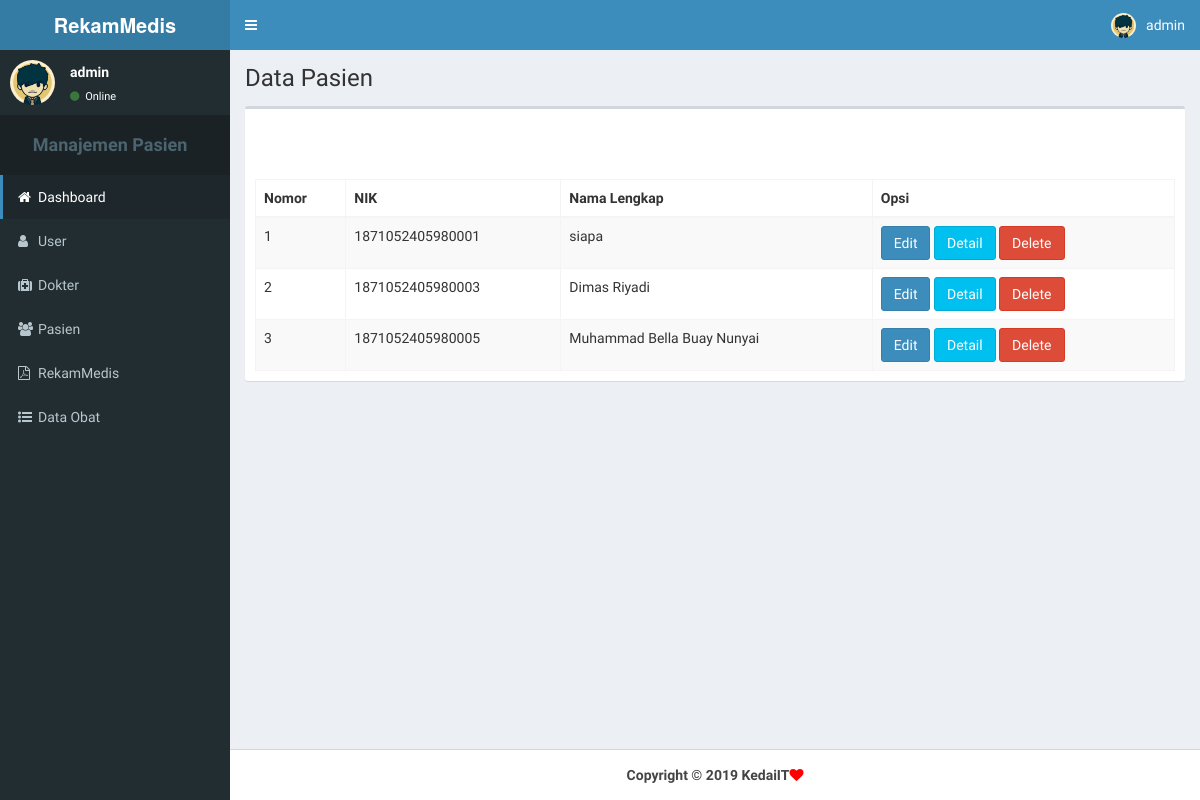
The app's page /admin/pasien.php (signed in) with its own data.
### tables this page shows
CREATE TABLE `pasien` (
  `nik` varchar(20) NOT NULL,
  `nama` varchar(50) DEFAULT NULL,
  `umur` varchar(3) DEFAULT NULL,
  `tgl_lahir` date DEFAULT NULL,
  `alamat` varchar(100) DEFAULT NULL,
  `no_telpon` varchar(15) DEFAULT NULL
);

### admin/detail_pasien.php (the view, shortened to what this page needs)
<thead>
					<tr>
                        <th>Nomor</th>
						<th>NIK</th>
						<th>Nama Lengkap</th>
						<th>Opsi</th>
					</tr>
				</thead>
				<tbody>
                    <?php
                        $no=0;
						$querypasien = mysqli_query ($connect, "SELECT nik, nama, umur, tgl_lahir, alamat, no_telpon FROM pasien");
						while ($pasien = mysqli_fetch_array ($querypasien)){
                            $no++;
							echo "
                                <tr>
                                    <td>$no</td>
									<td>$pasien[nik]</td>
									<td>$pasien[nama]</td>
									<td>
										<a href='#' class='open_modal_edit btn btn-primary' nik='$pasien[nik]'>Edit</a>
										<a href='#' class='open_modal_detail btn btn-info' nik='$pasien[nik]'>Detail</a>
										<a href='#' class='btn btn-danger' onClick='confirm_delete(\"pasien_delete.php?nik=$pasien[nik]\")'>Delete</a>
									</td>
								</tr>";
						}
					?>
				</tbody>

### records on screen
pasien: nik "1871052405980001", nama "siapa"
pasien: nik "1871052405980003", nama "Dimas Riyadi"
pasien: nik "1871052405980005", nama "Muhammad Bella Buay Nunyai"

### other values on screen
$_SESSION['username'] "admin"
